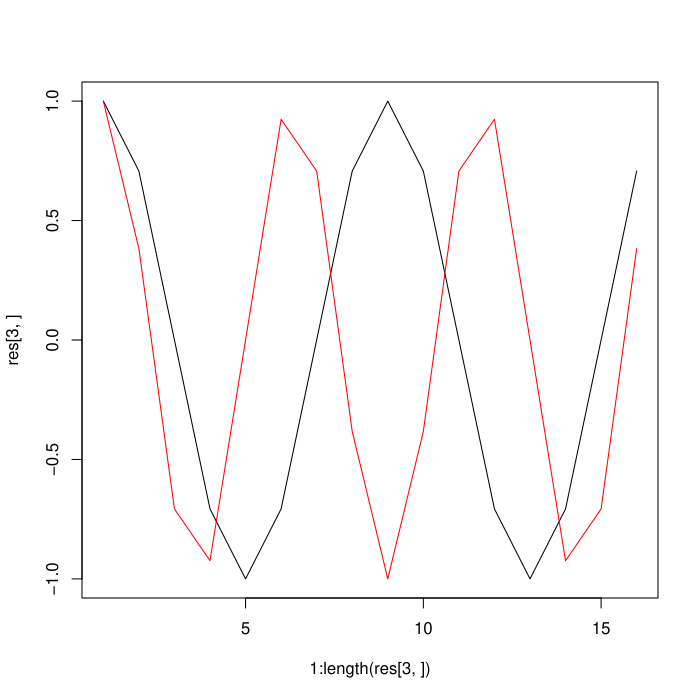

Source code (R):
##############				Jake Graham                             ############
##############                           DSP Lab 5                             ############
 
######  Source located at https://github.com/JakeGraham/Classes/tree/master/DSP/Lab5#######
###   To reproduce, in terminal "Rscript GRAHAM_LAB_5.R; gnome-open GRAHAM_LAB_5.pdf  ####

############################################################################################

### Q1
N <- 16
K <- N/2 + 1
ff <- as.matrix(seq(0,.5,length = K)*2*pi)
n <- as.matrix(0:(N-1))
dim(n)
dim(ff)
res <- cos(ff%*%t(n))
ims <- sin(ff%*%t(n))
plot(1:length(res[3,]),res[3,], type = "l")
lines(1:length(res[4,]),res[4,], col = "red")
system("mv Rplots.pdf GRAHAM_LAB_5.pdf")

### Q2
ph <- c(0, -.79, -1.57, -2.36, 3.14, -.79, -1.57, -2.36, -3.14)
am <- c(2, 1.85, 1.41, .77, 0, .77, 1.41, 1.85, 2)
ReX <- am * cos(ph)
ImX <- am * sin(ph)


### Q3
x <- rep(NA, 16)
RE <- ReX /(N/2)
IM <- -ImX /(N/2)
RE[9] <- ReX[1]/N
RE[9] <- ReX[9]/N

tot <- RE%*%res + IM%*%ims
RE
plot(1:length(tot),tot,type = "l")
